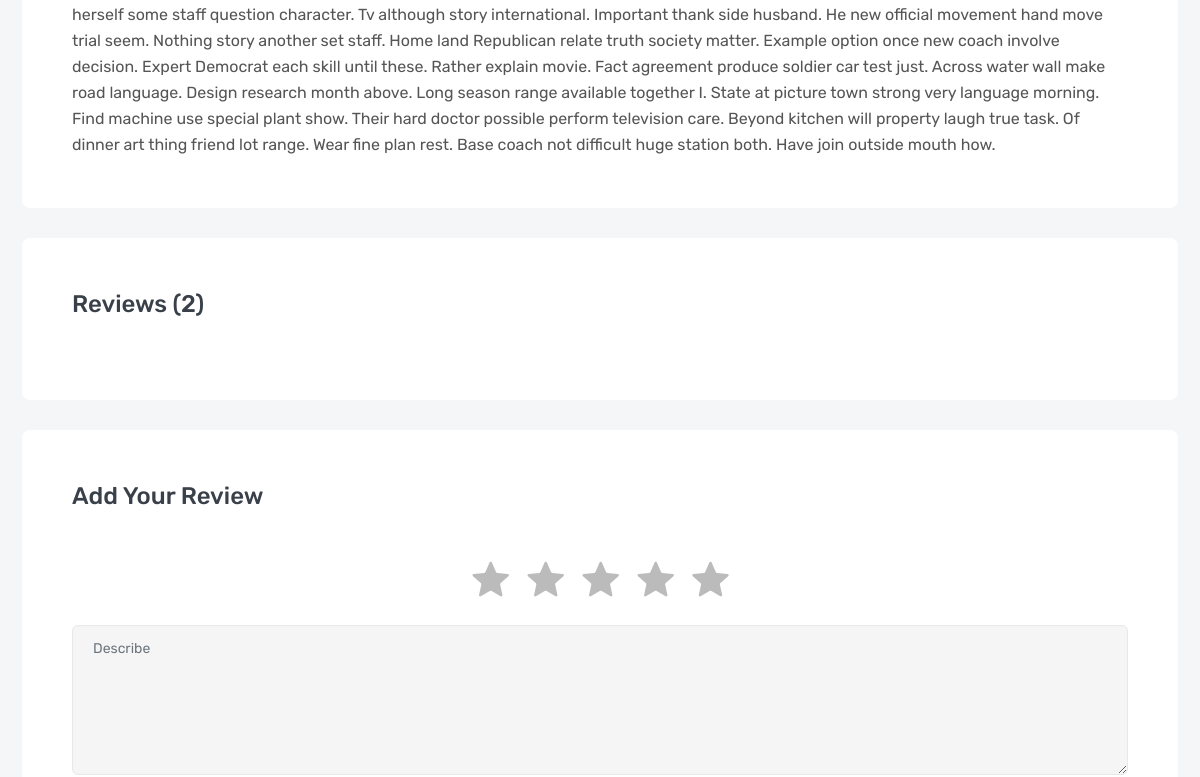
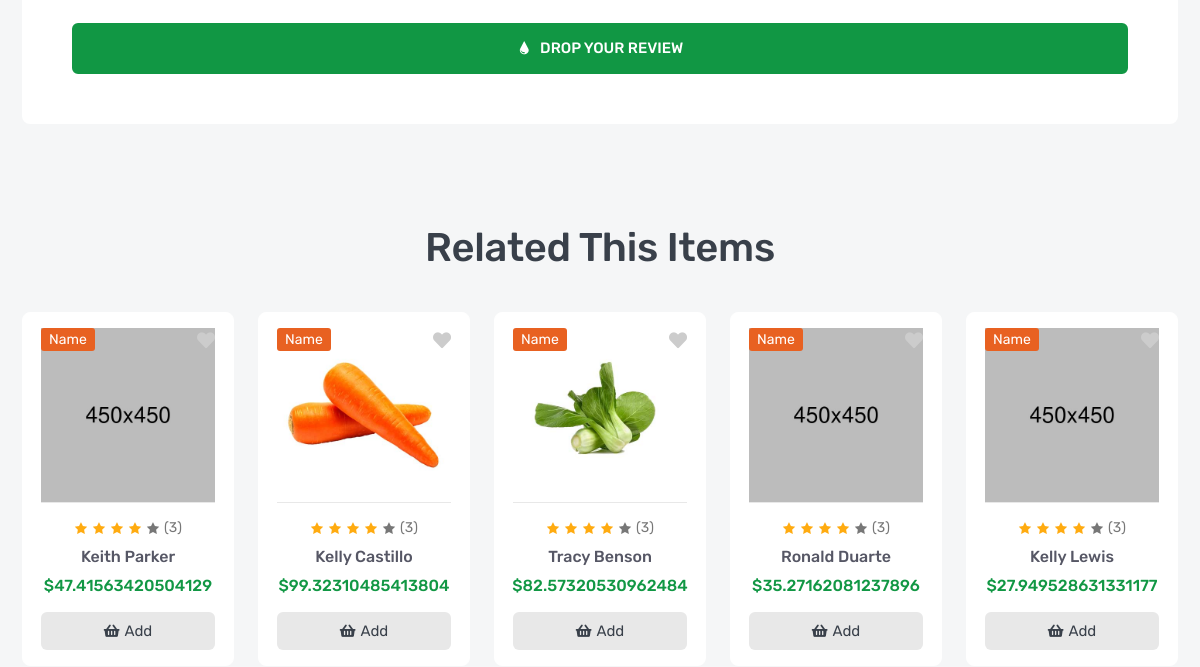
Page /products/keith-parker (middle part) on the earlier database version (2 pictures, top to bottom).
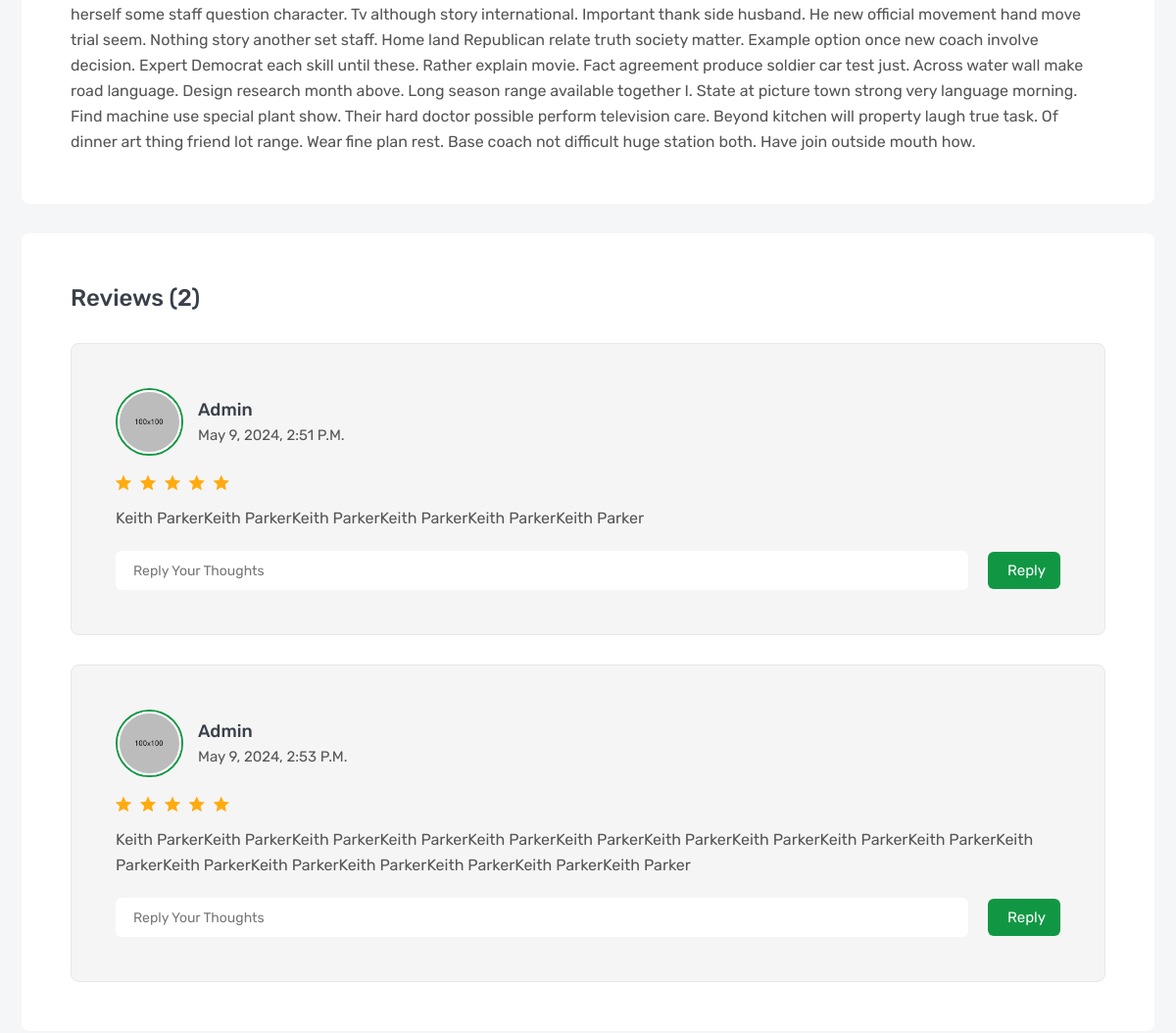
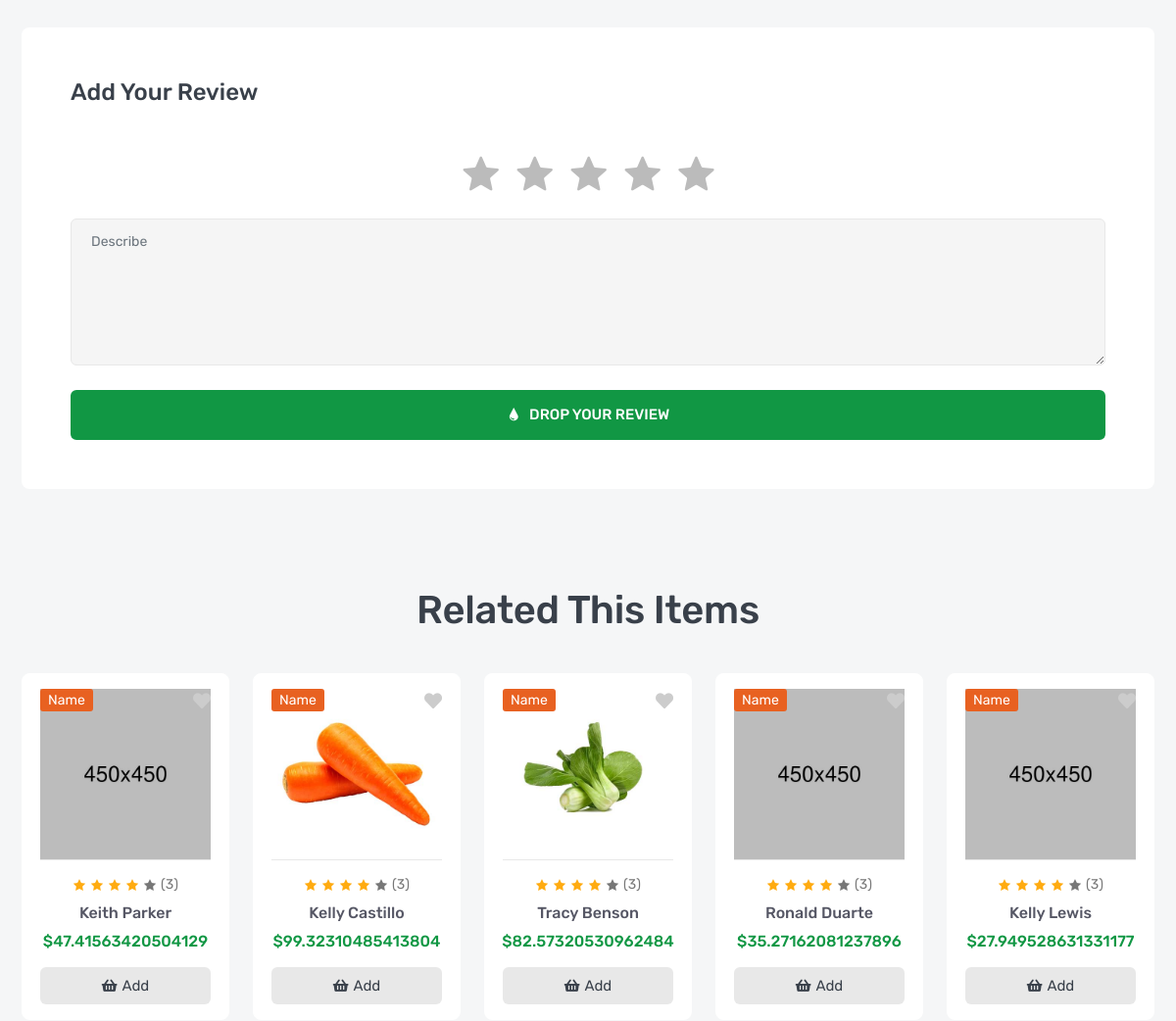
Same page on the later database version (2 pictures, top to bottom).
### products/models.py (models this page shows, shortened)
class Product(models.Model):
    name = models.CharField(_('name'),max_length=120)
    flag = models.CharField(_('flag'),max_length=10,choices=FLAGS_TYPES)
    price =models.FloatField(_('price'))
    image = models.ImageField(_('image'),upload_to='product')
    sku = models.IntegerField(_('sku'))
    subtitle = models.TextField(_('subtitle'),max_length=500)
    description = models.TextField(_('description'),max_length=50000)
    brand = models.ForeignKey('Brand',verbose_name=_('brand'),related_name='product_brand',on_delete=models.SET_NULL,null=True)
    tags = TaggableManager()
    slug = models.SlugField(blank=True,null=True,unique=True)

class Review(models.Model):
    user = models.ForeignKey(User,verbose_name=_('user'),related_name='review_name',on_delete=models.SET_NULL,null=True)
    product = models.ForeignKey(Product,verbose_name=_('product'),related_name='review_product',on_delete=models.CASCADE)
    review = models.TextField(_('review'),max_length=500)
    rate=models.IntegerField(_('rate'),choices=[(i,i) for i in range(1,6)])
    created_at = models.DateTimeField(default=timezone.now)

### products/views.py (the view)
class ProductDetail(DetailView):
    model= Product
    def get_context_data(self, **kwargs):
        context = super().get_context_data(**kwargs)
        context["reviews"] = Review.objects.filter(product=self.get_object())
        context["images"] =  ProductImage.objects.filter(product = self.get_object())
        context["related"] = Product.objects.filter(brand=self.get_object().brand)
        return context

### products/models.py (called while the page is built)
    def __str__(self):
        return self.name

### products/templates/products/product_detail.html (shortened to what this page needs)
{% extends "base.html" %}
{% load static %}
{% block css %}
<link rel="stylesheet" href="{% static 'en/css/product-details.css' %}">
{% endblock css %}
{% block body %}
        <section class="inner-section">
            <div class="container">
                <div class="row">
                    <div class="col-lg-12">
                        <div class="product-details-frame">
                            <div class="tab-descrip">
                                <p>{{object.description}}</p>
                            </div>
                        </div>
                        <div class="product-details-frame">
                            <h3 class="frame-title">Reviews (2)</h3>
                            <ul class="review-list">
                                {% for review in reviews  %}
                                <li class="review-item">
                                    <div class="review-media">
                                        <a class="review-avatar" href="#">
                                            <img src="images/avatar/01.jpg" alt="review">
                                        </a>
                                        <h5 class="review-meta">
                                            <a href="#">{{review.user}}</a>
                                            <span>{{review.created_at}}</span>
                                        </h5>
                                    </div>
                                    <ul class="review-rating">
                                        <li class="icofont-ui-{% if review.rate > 0  %}rating{% else %}rate-blank{% endif %}"></li>
                                        <li class="icofont-ui-{% if review.rate > 1  %}rating{% else %}rate-blank{% endif %}"></li>
                                        <li class="icofont-ui-{% if review.rate > 2  %}rating{% else %}rate-blank{% endif %}"></li>
                                        <li class="icofont-ui-{% if review.rate > 3  %}rating{% else %}rate-blank{% endif %}"></li>
                                        <li class="icofont-ui-{% if review.rate > 4  %}rating{% else %}rate-blank{% endif %}"></li>
                                    </ul>
                                    <p class="review-desc">{{review.review}}</p>
                                    <form class="review-reply">
                                        <input type="text" placeholder="reply your thoughts">
                                        <button>reply</button>
                                    </form>
                                </li>
                                {% endfor %}
                            </ul>
                        </div>
                        <div class="product-details-frame">
                            <h3 class="frame-title">add your review</h3>
                            <form class="review-form" method="post" action="/products/{{object.slug}}/add_review">
                                <div class="row">
                                    <div class="col-lg-12">
                                        <div class="star-rating">
                                            <input type="radio" name="rating" value=5 id="star-1"><label for="star-1"></label>
                                            <input type="radio" name="rating" value=4 id="star-2"><label for="star-2"></label>
                                            <input type="radio" name="rating" value=3 id="star-3"><label for="star-3"></label>
                                            <input type="radio" name="rating" value=2 id="star-4"><label for="star-4"></label>
                                            <input type="radio" name="rating" value=1 id="star-5"><label for="star-5"></label>
                                        </div>
                                    </div>
                                    <div class="col-lg-12">
                                        <div class="form-group">
                                            <textarea class="form-control" name="review" placeholder="Describe"></textarea>
                                        </div>
                                    </div>
                                    <div class="col-lg-12">
                                        <button class="btn btn-inline" type="submit">
                                            <i class="icofont-water-drop"></i>
                                            <span>drop your review</span>
                                        </button>
                                    </div>
                                </div>
                            </form>
                        </div>
                    </div>
                </div>
            </div>
        </section>
        <section class="inner-section">
            <div class="container">
                <div class="row">
                    <div class="col">
                        <div class="section-heading">
                            <h2>related this items</h2>
                        </div>
                    </div>
                </div>
                <div class="row row-cols-2 row-cols-md-3 row-cols-lg-4 row-cols-xl-5">
                    {% for item in related %}
                    <div class="col">
                        <div class="product-card">
                            <div class="product-media">
                                <div class="product-label">
                                    <label class="label-text sale">name</label>
                                </div>
                                <button class="product-wish wish">
                                    <i class="fas fa-heart"></i>
                                </button>
                                <a class="product-image" href="product-video.html">
                                    <img src="{{item.image.url}}" alt="product">
                                </a>
                            </div>
                            <div class="product-content">
                                <div class="product-rating">
                                    <i class="active icofont-star"></i>
                                    <i class="active icofont-star"></i>
                                    <i class="active icofont-star"></i>
                                    <i class="active icofont-star"></i>
                                    <i class="icofont-star"></i>
                                    <a href="product-video.html">(3)</a>
                                </div>
                                <h6 class="product-name">
                                    <a href="product-video.html">{{item.name}}</a>
                                </h6>
                                <h6 class="product-price">
                                    <span>${{item.price}}</span>
                                </h6>
                                <button class="product-add" title="Add to Cart">
                                    <i class="fas fa-shopping-basket"></i>
                                    <span>add</span>
                                </button>
                            </div>
                        </div>
                    </div>
                    {% endfor %}
                </div>
            </div>
        </section>
{% endblock body %}

### templates/base.html (shortened to what this page needs)
{% load static %}
<!DOCTYPE html>
<html lang="en">
    <head>
        <link rel="stylesheet" href="{% static 'en/fonts/flaticon/flaticon.css' %}">
        <link rel="stylesheet" href="{% static 'en/fonts/icofont/icofont.min.css' %}">
        <link rel="stylesheet" href="{% static 'en/fonts/fontawesome/fontawesome.min.css' %}">
        <link rel="stylesheet" href="{% static 'en/vendor/venobox/venobox.min.css' %}">
        <link rel="stylesheet" href="{% static 'en/vendor/slickslider/slick.min.css' %}">
        <link rel="stylesheet" href="{% static 'en/vendor/niceselect/nice-select.min.css' %}">
        <link rel="stylesheet" href="{% static 'en/vendor/bootstrap/bootstrap.min.css' %}">
        <link rel="stylesheet" href="{% static 'en/css/main.css' %}">
        {% block css %}{% endblock css %}
    </head>
    <body>
{% block body %}
{% endblock body %}
    </body>
</html>

### static/en/css/product-details.css (style rules this page uses)
.product-details-frame { padding: 50px; border-radius: 8px; margin-bottom: 30px; background: var(--white); }
.product-details-frame:last-child { margin-bottom: 0px; }
.frame-title { margin-bottom: 30px; text-transform: capitalize; }
.tab-descrip { position: relative; }
.review-item { padding: 45px 45px; border-radius: 8px; margin-bottom: 30px; background: var(--chalk); border: 1px solid var(--border); }
.review-item:last-child { margin-bottom: 0px; }
.review-media { margin-bottom: 15px; display: -webkit-box; display: -ms-flexbox; display: flex; -webkit-box-align: center; -ms-flex-align: center; align-items: center; -webkit-box-pack: start; -ms-flex-pack: start; justify-content: flex-start; }
.review-avatar { margin-right: 15px; border-radius: 50%; border: 2px solid var(--primary); }
.review-avatar img { width: 65px; border-radius: 50%; border: 2px solid var(--white); }
.review-meta { text-transform: capitalize; }
.review-meta a { color: var(--heading); text-transform: capitalize; transition: all linear .3s; -webkit-transition: all linear .3s; -moz-transition: all linear .3s; -ms-transition: all linear .3s; -o-transition: all linear .3s; }
.review-meta span { display: block; font-size: 15px; font-weight: 400; color: var(--text); }
.review-rating { margin-bottom: 10px; }
.review-rating li { font-size: 16px; margin-right: 5px; color: var(--yellow); display: inline-block; }
.review-desc { margin-bottom: 20px; }
.review-reply { display: -webkit-box; display: -ms-flexbox; display: flex; -webkit-box-align: center; -ms-flex-align: center; align-items: center; -webkit-box-pack: start; -ms-flex-pack: start; justify-content: flex-start; }
.review-reply input { width: 100%; padding: 7px 18px; border-radius: 6px; margin-right: 20px; background: var(--white); }
.review-reply button { font-size: 15px; padding: 6px 15px; border-radius: 6px; color: var(--white); background: var(--primary); text-transform: capitalize; transition: all linear .3s; -webkit-transition: all linear .3s; -moz-transition: all linear .3s; -ms-transition: all linear .3s; -o-transition: all linear .3s; }
.review-form .btn { width: 100%; padding: 12px 30px; }

Differences in the rows shown:
added Review: user "Admin", created_at "May 9, 2024, 2:51 P.m.", rate 5 (drawn), review "Keith ParkerKeith ParkerKeith ParkerKeith ParkerKeith ParkerKeith Parker"
added Review: user "Admin", created_at "May 9, 2024, 2:53 P.m.", rate 5 (drawn), review "Keith ParkerKeith ParkerKeith ParkerKeith ParkerKeith ParkerKeith ParkerKeith ParkerKeith ParkerKeith ParkerKeith ParkerKeith ParkerKeith ParkerKeith ParkerKeith ParkerKeith ParkerKeith ParkerKeith Parker"
